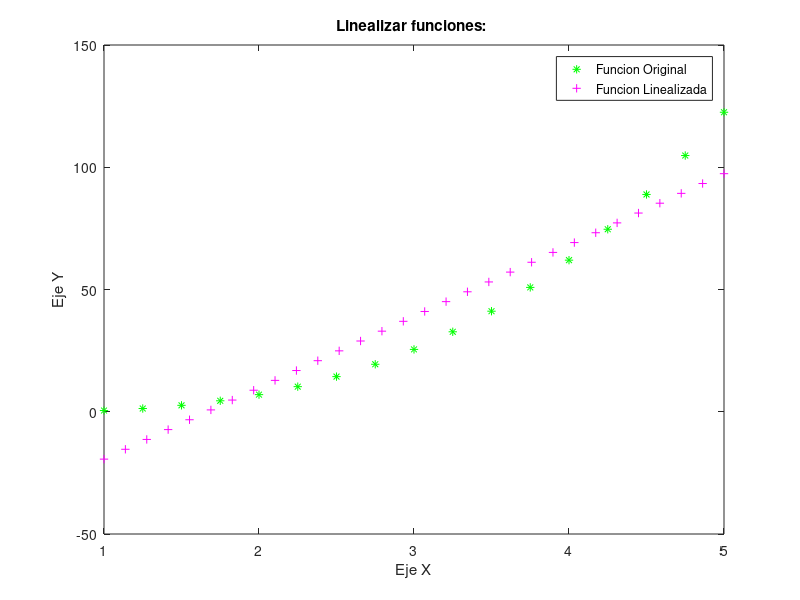

MATLAB code for this plot:
close all
 clear all
 
 x=[1:0.25:5];
 y=x.^3-x/2;
 
 plot(x,y,'*g')
 px=mean(x);
 py=mean(y);
 n=length(x);
 
 %Inicializar los acumuladores
 num=0;
 den=0;
 
 for i=1:n;
     num=num+(x(i)-px)*(y(i)-py);
     den=den+(x(i)-px)^2;
 end
 
 %Obtener el coeficiente b
 b=num/den;
 a=py-b*px;
 hold on
 
 x1=linspace(min(x),max(x),30)
 y1=a+b*x1;
 plot(x1,y1,'+m')
 title('Linealizar funciones: ')
 xlabel('Eje X')
 ylabel('Eje Y')
 legend('Funcion Original','Funcion Linealizada')
